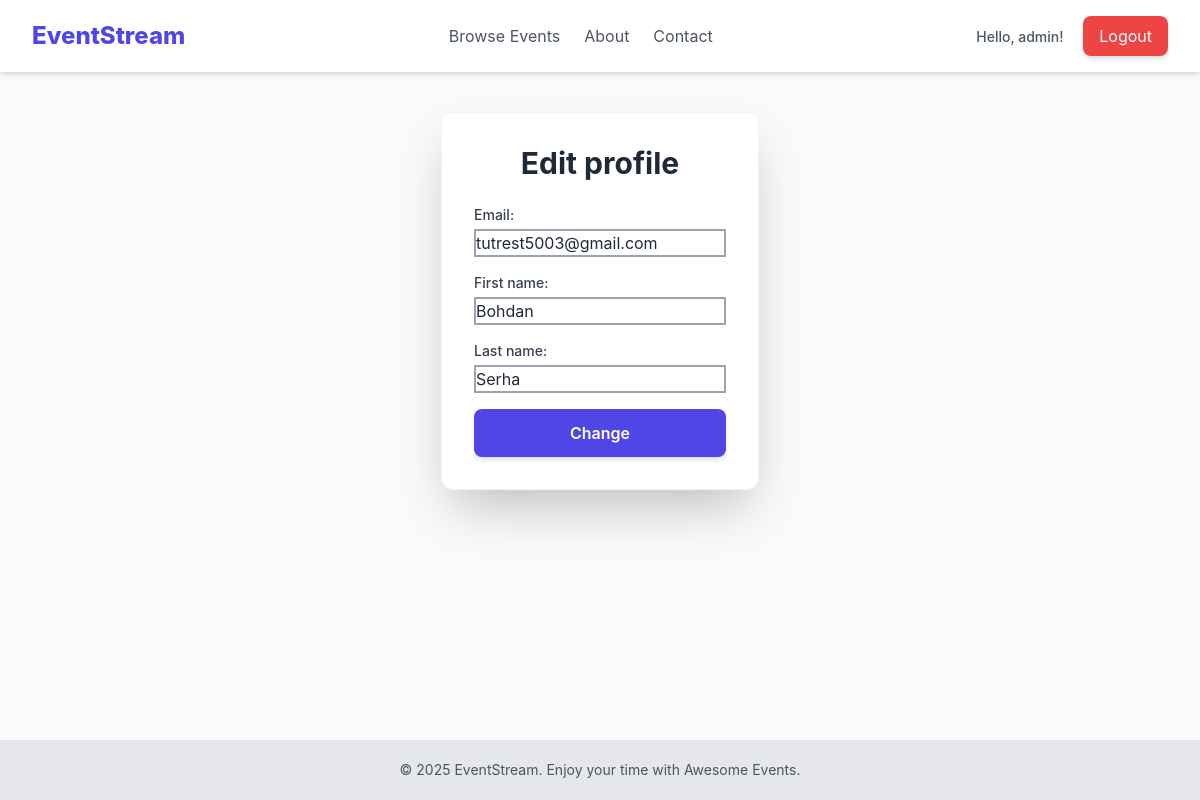
/users/profile_update/ (signed in), run on an earlier commit of the app's database.
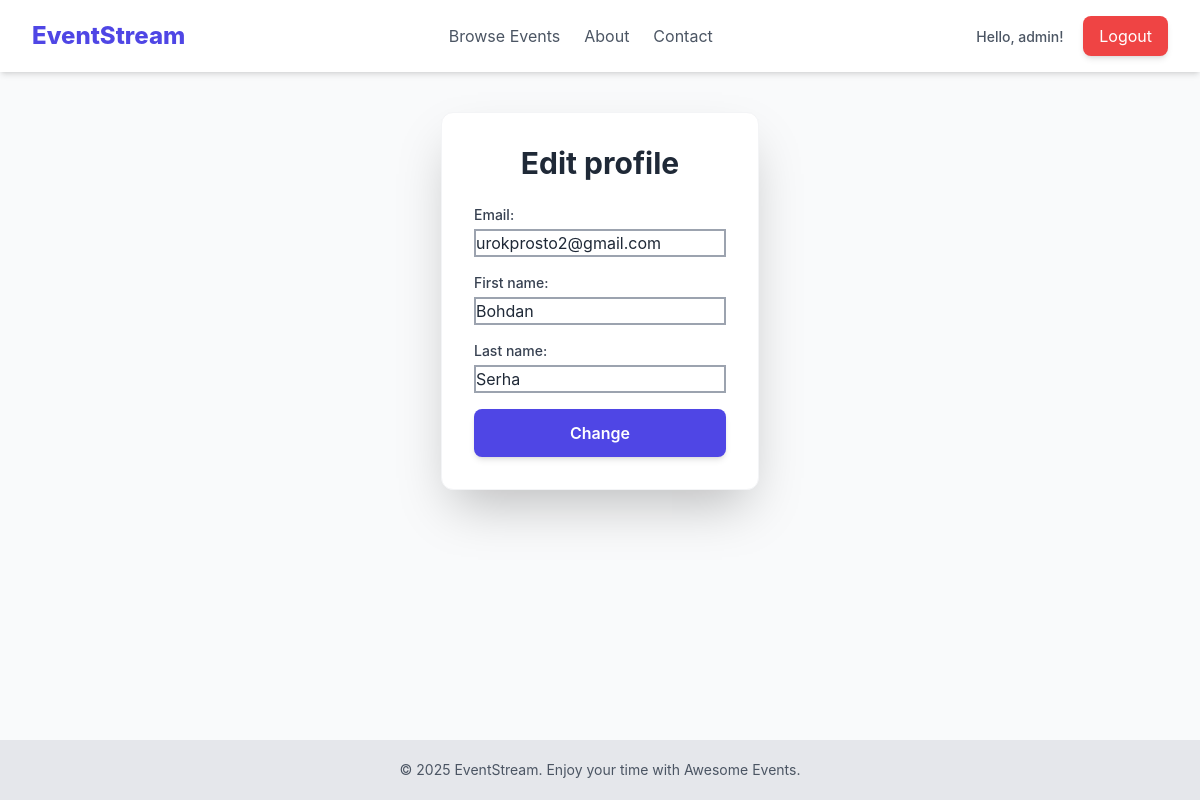
And on a later commit of the database.
### users/models.py (models this page shows, shortened)
class CustomUser(AbstractUser):
    username = models.CharField(max_length=200, unique=True)
    email = models.EmailField(null=True)
    first_name = models.CharField(max_length=20, blank=True)
    last_name = models.CharField(max_length=20, blank=True)
    subscribed_to_event = models.BooleanField(default=False)
    is_moderator = models.BooleanField(
        default=False,
        help_text='User is moderator or not.'
    )

### users/views.py (the view)
# urls.py: path('profile_update/', ProfileUpdateView.as_view(), name='profile_update'),
class ProfileUpdateView(LoginRequiredMixin, UpdateView):
    model = CustomUser
    form_class = ProfileUpdateForm
    template_name = 'users/profile_update.html'
    success_url = reverse_lazy('profile')
    def get_object(self):
        return self.request.user

### users/forms.py
class ProfileUpdateForm(UserChangeForm):
    class Meta:
        model = CustomUser
        fields = ('email', 'first_name', 'last_name')

### users/templates/users/profile_update.html (shortened to what this page needs)
{% extends "base.html" %}
{% load widget_tweaks %}
{% block content %}
<div class="max-w-md mx-auto bg-white p-8 rounded-xl shadow-2xl border border-gray-100">
    <h1 class="text-3xl font-bold text-gray-800 mb-6 text-center">Edit profile</h1>
    <form method="post" class="space-y-4">
        {% for field in form %}
            {% if field.name != 'password' and field.name != 'password123' %}
            <div class="mb-4 ">
                <label class="block text-sm font-medium text-gray-700 mb-1" for="{{ field.id_for_label }}">
                    {{ field.label }}:
                </label>
                {{ field|add_class:"border border-2 border-gray-400" }}
            </div>
            {% endif %}
        {% endfor %}
        <button type="submit"
                class="w-full py-3 px-4 bg-indigo-600 text-white font-semibold rounded-lg shadow-md hover:bg-indigo-700 transition duration-300 transform hover:scale-[1.01]">
            Change
        </button>
    </form>
</div>
{% endblock %}

### templates/base.html (shortened to what this page needs)
<!DOCTYPE html>
<html lang="en">
<head>
    <script src="https://cdn.tailwindcss.com"></script>
</head>
<body class="min-h-screen bg-gray-50 text-gray-800 flex flex-col">
    <header class="bg-white shadow-md">
        <nav class="max-w-7xl mx-auto px-4 sm:px-6 lg:px-8 py-4 flex justify-between items-center">
            <a href="{% url 'home' %}" class="text-2xl font-extrabold text-indigo-600 hover:text-indigo-800 transition duration-150">
                EventStream
            </a>
            <div class="hidden md:flex space-x-6">
                <a href="{% url 'event_list' %}" class="text-gray-600 hover:text-indigo-600 transition duration-150">Browse Events</a>
                <a href="{% url 'about' %}" class="text-gray-600 hover:text-indigo-600 transition duration-150">About</a>
                <a href="{% url 'contact' %}" class="text-gray-600 hover:text-indigo-600 transition duration-150">Contact</a>
            </div>
            <div class="space-x-4">
                {% if user.is_authenticated %}
                    <a href="{% url 'profile' %}" class="text-sm font-medium text-gray-600 hover:text-indigo-600">
                        Hello, {{ user.username }}!
                    </a>
                    <form method="post" action="{% url 'logout' %}" class="inline-block">
                        <button type="submit"
                                class="py-2 px-4 bg-red-500 text-white rounded-lg shadow-md hover:bg-red-600 transition duration-150">
                            Logout
                        </button>
                    </form>
                {% endif %}
            </div>
        </nav>
    </header>
    <main class="flex-grow max-w-7xl mx-auto px-4 sm:px-6 lg:px-8 py-10">
        {% block content %}
        {% endblock %}
    </main>
    <footer class="bg-gray-200 text-gray-600 py-5 mt-auto">
        <div class="max-w-7xl mx-auto px-4 sm:px-6 lg:px-8 text-center text-sm">
            &copy; 2025 EventStream. Enjoy your time with Awesome Events.
        </div>
    </footer>
</body>
</html>

What changed in the data, as far as the page shows it:
changed CustomUser "admin": email "tutrest5003@gmail.com" → "urokprosto2@gmail.com"
